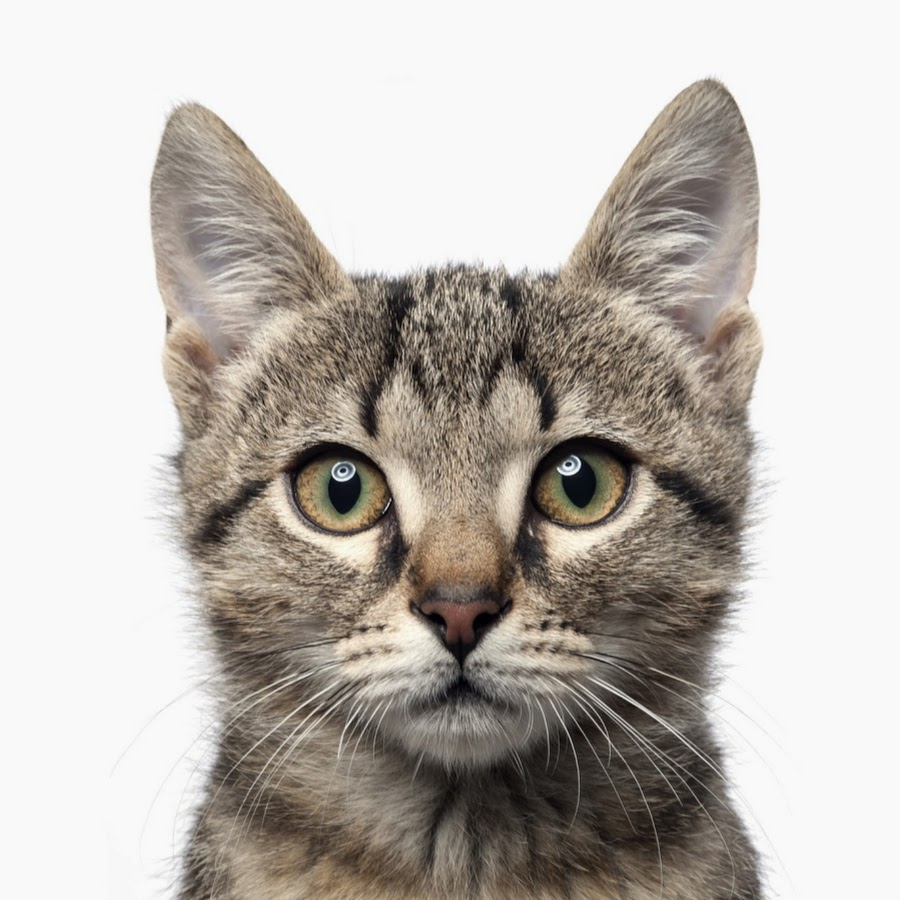
#> input picture 7/animals/animal_1.jpg, 900 x 900 px; its folder holds 5 pictures in this run
$ jupyter execute --allow-errors 'Пример на бутстреп студент.ipynb'
#> lines starting #> are read from the running program, lines starting #| are printed output that depends on the picture
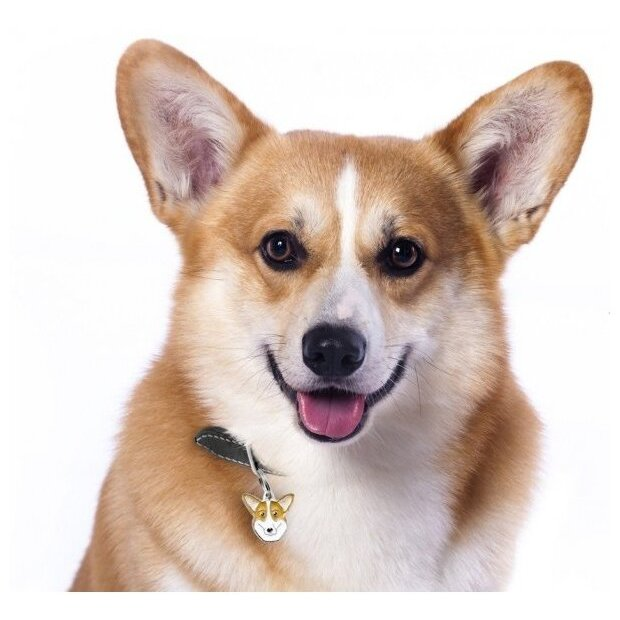
#> input picture 7/animals/animal_2.jpg, 620 x 620 px
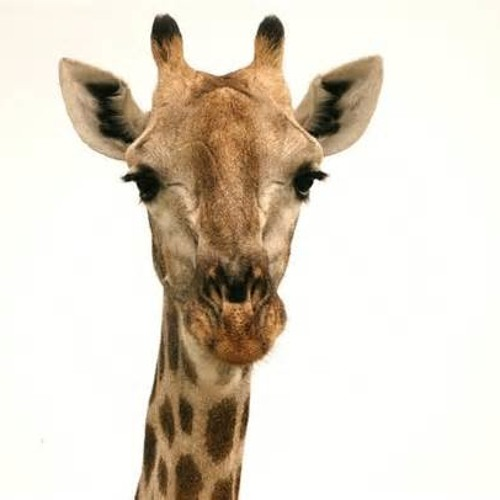
#> input picture 7/animals/animal_3.jpg, 500 x 500 px
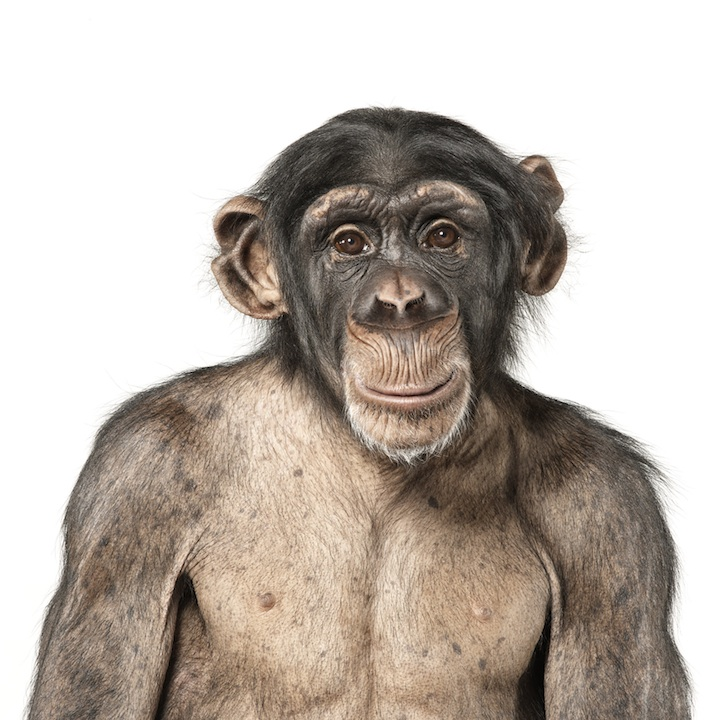
#> input picture 7/animals/animal_4.jpg, 720 x 720 px
### Звериный бутстреп

Скачайте из чата архив `animals.zip`, разархивируйте его и положите рядом с этим ноутбуком (иначе придется менять пути файлов). Если у вас не установлена библиотека `skimage` это можно сделать раскомменировав соответствующую команду следующей ячейки.

[cell 1]
# Установка библиотеки
# ! pip install scikit-image

Готово! Теперь можно начинать работу над заданием.

[cell 2]
import numpy as np
import scipy.stats as sps
import matplotlib.pyplot as plt
from skimage.transform import resize

Имеются картинки пяти зверюшек, это наша выборка. Нужно оценить дисперсию среднего значения зверей. Для каждого пикселя картинки и для каждого цветового канала все операции проводим отдельно.

Загружаем картинки зверюшек и приводим их к размеру 500 на 500. Каждая картинка представляется в виде трехмерной матрицы размера (500, 500, 3) чисел от 0 до 1. Первые две размерности отвечают за высоту и ширину картинки, третья за цветовые каналы --- красный, зеленый, синий.

По сути у нас есть выборка размера 5 из $(500\cdot500\cdot3)$-мерного пространства.

[cell 3]
n = 5
#> (the rest of this cell did not finish here and is left out)

Визуализируем все изображения при помощи функции `plt.imshow`. Вызов функций `plt.xticks([]), plt.yticks([])` убирает подписи к координатным осям, `plt.tight_layout`  обрезает пустые поля графиков, а `facecolor=(0,0,0,0)` делает фон графика прозрачным при сохранении (четыре числа -- красный, зеленый, синий, прозрачность).

[cell 4]
plt.figure(figsize=(10, 3))
#> (the rest of this cell did not finish here and is left out)

Для визуализации загрузим изображение стрелки

[cell 5]
arrow = plt.imread('animals/arrow.png')
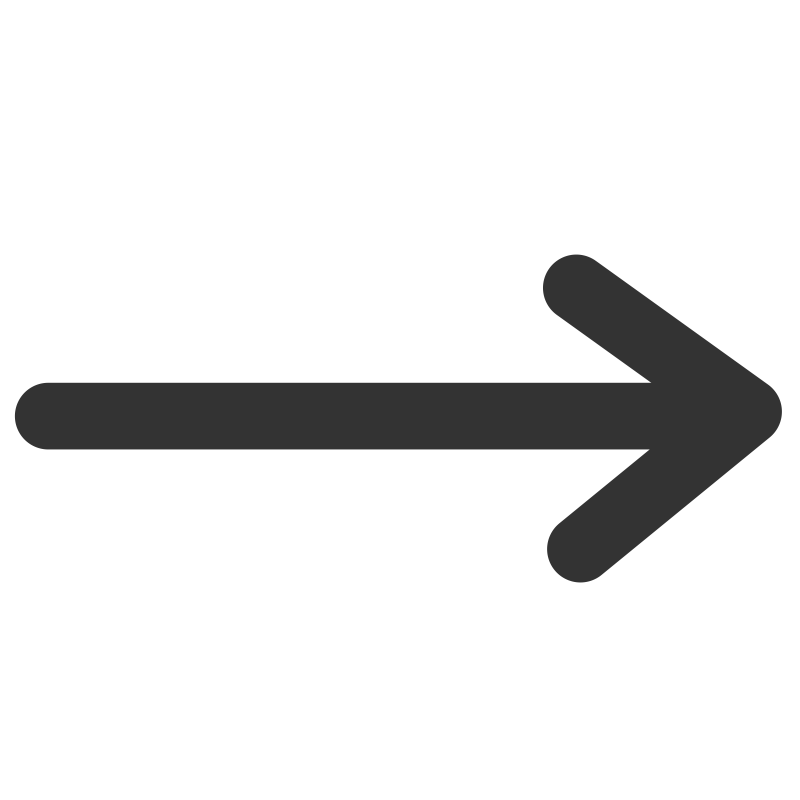
#> input picture 7/animals/arrow.png, 2400 x 2400 px (shown at 1/3 size)
#> arrow is the input picture: shape (2400, 2400, 4) float32; mean R, G, B, A 0.253, 0.444, 0.274, 0.117
